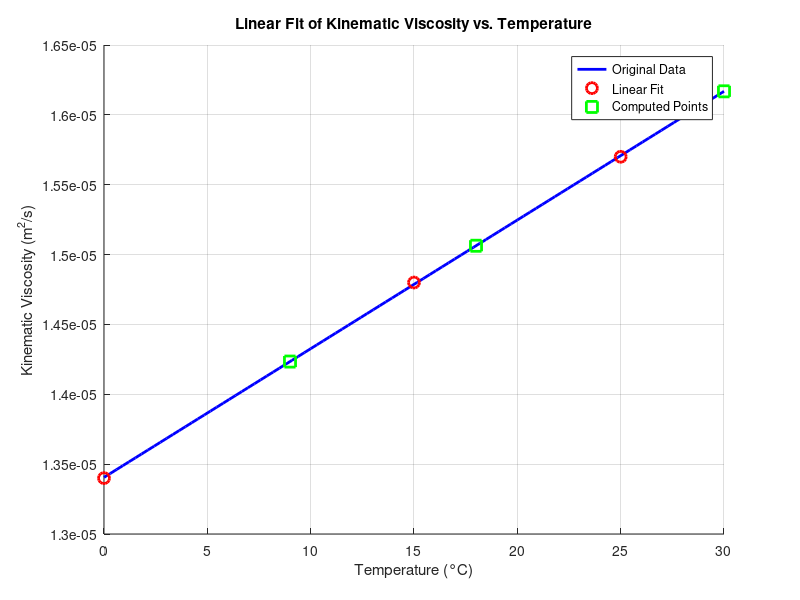
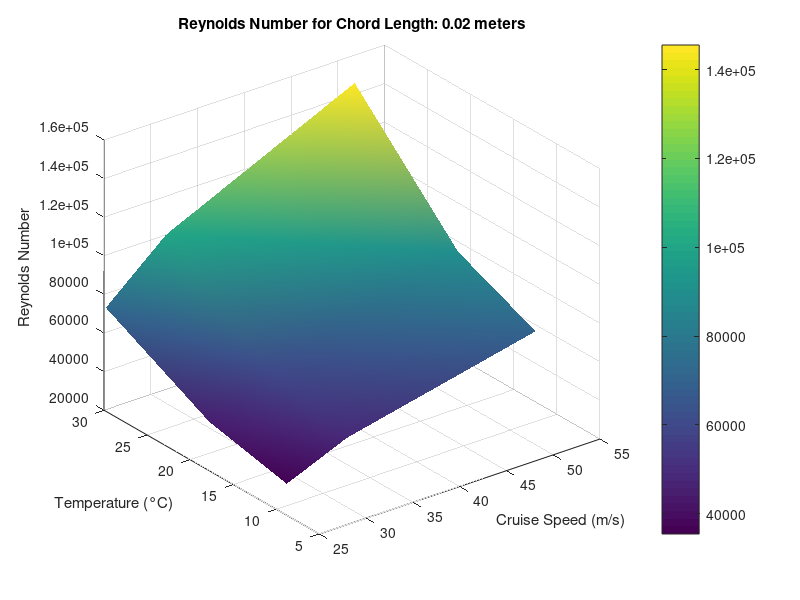
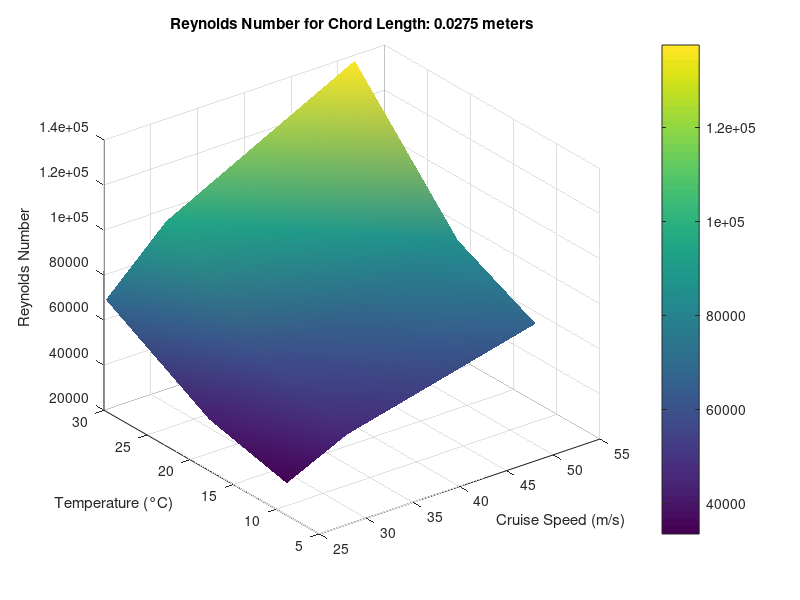
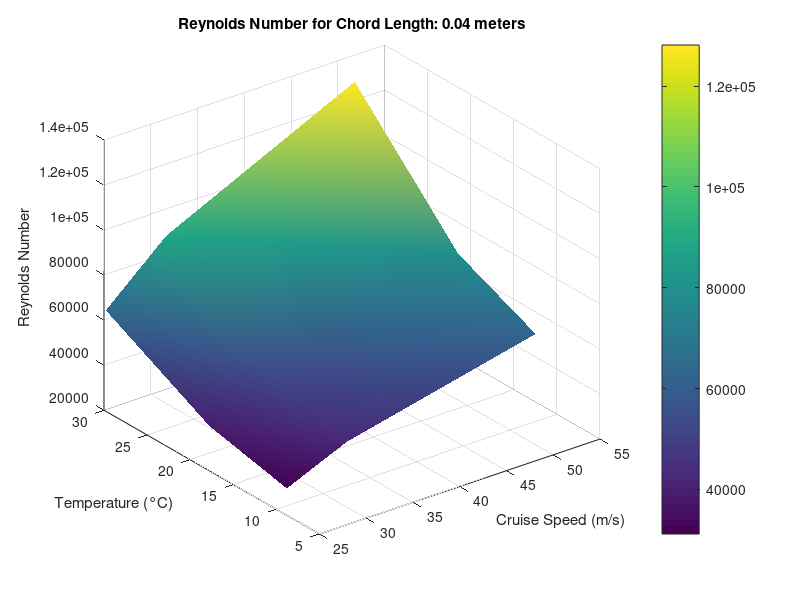

The MATLAB script that drew these images, in order:
clc; clear; close all;
format compact;

% Kinematic Viscosity (m^2/s) at Temperature (°C)
T = [0, 15, 25]; % Temperature in Celsius
nu = [1.34E-05, 1.48E-05, 1.57E-05]; % Kinematic viscosity in m^2/s

coeffs = polyfit(T, nu, 1);

disp('Linear Fit Equation: nu(T) = ');
disp([num2str(coeffs(1), '%.5e') ' * T + ' num2str(coeffs(2), '%.5e')])

temps = [9, 18, 30] % min, avg, max, in °C
kin_visc_air = polyval(coeffs, temps) % min, avg, max, in (m^2/s)

T_fit = linspace(min([T,temps]), max([T,temps]), 100);
nu_fit = polyval(coeffs, T_fit); 

% Plot Data
figure;
hold on;
grid on;
plot(T_fit, nu_fit, 'b-', 'LineWidth', 2); % Fitted line (blue)
plot(T, nu, 'ro', 'MarkerSize', 8, 'LineWidth', 2); % Original data points (red circles)
plot(temps, kin_visc_air, 'gs', 'MarkerSize', 8, 'LineWidth', 2); % Additional points (green squares)

% Labels and Title
xlabel('Temperature (°C)');
ylabel('Kinematic Viscosity (m^2/s)');
title('Linear Fit of Kinematic Viscosity vs. Temperature');

% Legend
legend('Original Data', 'Linear Fit', 'Computed Points');

cruise_speed_names = ['eBee X Cruise', 'Switchblade Cruise', ...
    'Switchblade Dash'];
cruise_speeds = [25.2, 31.64, 51.8] % m/s

avg_chord_length_names = ['Initial Guess', 'Flying Wing', 'Giga Drone'];
avg_chord_lengths = [0.02, 0.0275, 0.04] % m

Re_values = zeros(length(cruise_speeds), length(avg_chord_lengths), length(kin_visc_air));

for i = 1:length(cruise_speeds)
    for j = 1:length(avg_chord_lengths)
        for k = 1:length(kin_visc_air)
            Re_values(i, j, k) = (cruise_speeds(i) * avg_chord_lengths(j)) / kin_visc_air(k);
        end
    end
end

% Create a meshgrid for plotting
[SpeedGrid, ViscosityGrid] = meshgrid(cruise_speeds, kin_visc_air);

for i = 1:length(avg_chord_lengths)
    % % Plotting the surface for the second chord length
    % figure;
    % surf(SpeedGrid, ViscosityGrid, squeeze(Re_values(:,:,i))); % Using the last chord length
    % xlabel('Cruise Speed (m/s)');
    % ylabel('Kinematic Viscosity (m^2/s)');
    % zlabel('Reynolds Number');
    % title(['Reynolds Number for Chord Length: ' num2str(avg_chord_lengths(i)) ' meters']);
    % 
    % % Display the plot
    % shading interp;  % Smooth the colors of the surface
    % colorbar;  % Add color bar to indicate the Reynolds number magnitude
    % grid on;

    % Create a meshgrid for plotting
    [SpeedGrid, TempGrid] = meshgrid(cruise_speeds, temps);
    
    % Plotting the surface for the second chord length
    figure;
    surf(SpeedGrid, TempGrid, squeeze(Re_values(:,:,i))); % Using the second chord length
    xlabel('Cruise Speed (m/s)');
    ylabel('Temperature (°C)');  % Label temperature on the Y-axis
    zlabel('Reynolds Number');
    title(['Reynolds Number for Chord Length: ' num2str(avg_chord_lengths(i)) ' meters']);
    
    % Display the plot
    shading interp;  % Smooth the colors of the surface
    colorbar;  % Add color bar to indicate the Reynolds number magnitude
    grid on;
end